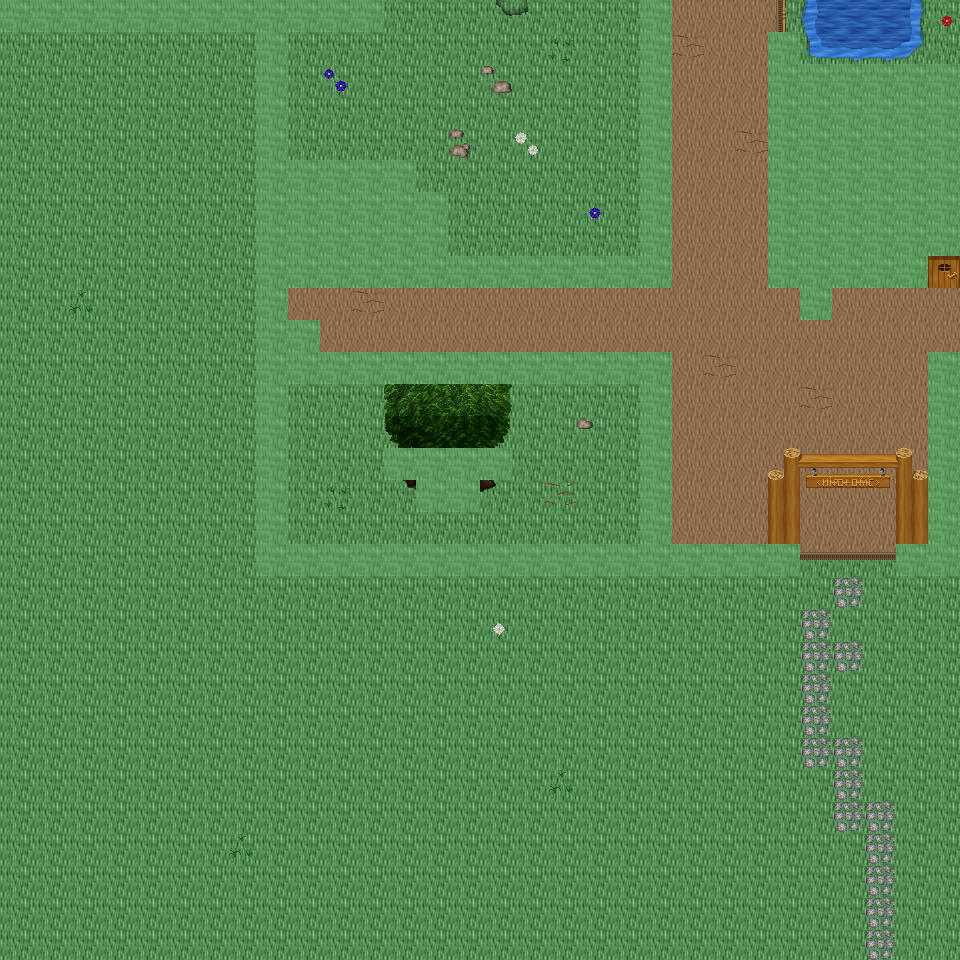

A level layout from a 2D game, rendered from its tile map. Below: a short description, then the map file with tile-grid data replaced by summaries:
An orthogonal 30x30 tile map with 32x32 px tiles, 6 tile layers (Ground, Object, Object2, Above, ...), 43 tilesets and 7 objects (7x mapExit).

<map version="1.0" orientation="orthogonal" renderorder="right-down" width="30" height="30" tilewidth="32" tileheight="32" nextobjectid="8">
  <tileset firstgid="1" name="tileset_ground_ground" tilewidth="32" tileheight="32" tilecount="33" columns="3">
    <image source="../drawable/tileset_ground_ground.png" width="96" height="352" />
  </tileset>
  <tileset firstgid="34" name="tileset_ground_water_water" tilewidth="32" tileheight="32" tilecount="24" columns="3">
    <image source="../drawable/tileset_ground_water_water.png" width="96" height="256" />
  </tileset>
  <tileset firstgid="58" name="tileset_ground_square_patch" tilewidth="32" tileheight="32" tilecount="9" columns="3">
    <image source="../drawable/tileset_ground_square_patch.png" width="96" height="96" />
  </tileset>
  <tileset firstgid="67" name="tileset_building_wall_wall_brown" tilewidth="32" tileheight="32" tilecount="12" columns="3">
    <image source="../drawable/tileset_building_wall_wall_brown.png" width="96" height="128" />
  </tileset>
  <tileset firstgid="79" name="tileset_ground_water_pool_grassy" tilewidth="32" tileheight="32" tilecount="27" columns="9">
    <image source="../drawable/tileset_ground_water_pool_grassy.png" width="288" height="96" />
  </tileset>
  <tileset firstgid="106" name="tileset_ground_ridge_earth_dark" tilewidth="32" tileheight="32" tilecount="96" columns="12">
    <image source="../drawable/tileset_ground_ridge_earth_dark.png" width="384" height="256" />
  </tileset>
  <tileset firstgid="202" name="tileset_plant_grasses" tilewidth="32" tileheight="32" tilecount="6" columns="3">
    <image source="../drawable/tileset_plant_grasses.png" width="96" height="64" />
  </tileset>
  <tileset firstgid="208" name="tileset_plant_flower_daisy_white" tilewidth="32" tileheight="32" tilecount="8" columns="2">
    <image source="../drawable/tileset_plant_flower_daisy_white.png" width="64" height="128" />
  </tileset>
  <tileset firstgid="216" name="tileset_ground_rock_pebbles" tilewidth="32" tileheight="32" tilecount="3" columns="1">
    <image source="../drawable/tileset_ground_rock_pebbles.png" width="32" height="96" />
  </tileset>
  <tileset firstgid="219" name="tileset_ground_rock_rocks_2" tilewidth="32" tileheight="32" tilecount="4" columns="2">
    <image source="../drawable/tileset_ground_rock_rocks_2.png" width="64" height="64" />
  </tileset>
  <tileset firstgid="223" name="tileset_item_pot_pot_grey" tilewidth="32" tileheight="32" tilecount="1" columns="1">
    <image source="../drawable/tileset_item_pot_pot_grey.png" width="32" height="32" />
  </tileset>
  <tileset firstgid="224" name="tileset_plant_bush_bushes" tilewidth="32" tileheight="32" tilecount="10" columns="5">
    <image source="../drawable/tileset_plant_bush_bushes.png" width="160" height="64" />
  </tileset>
  <tileset firstgid="234" name="tileset_ground_ladder_vertical_dark" tilewidth="32" tileheight="32" tilecount="3" columns="3">
    <image source="../drawable/tileset_ground_ladder_vertical_dark.png" width="96" height="32" />
  </tileset>
  <tileset firstgid="237" name="tileset_ground_ladder_horizontal_dark" tilewidth="32" tileheight="32" tilecount="3" columns="1">
    <image source="../drawable/tileset_ground_ladder_horizontal_dark.png" width="32" height="96" />
  </tileset>
  <tileset firstgid="240" name="tileset_plant_flower_daisy_blue" tilewidth="32" tileheight="32" tilecount="8" columns="2">
    <image source="../drawable/tileset_plant_flower_daisy_blue.png" width="64" height="128" />
  </tileset>
  <tileset firstgid="248" name="tileset_ground_grass_edges" tilewidth="32" tileheight="32" tilecount="36" columns="12">
    <image source="../drawable/tileset_ground_grass_edges.png" width="384" height="96" />
  </tileset>
  <tileset firstgid="284" name="tileset_ground_grass_corners" tilewidth="32" tileheight="32" tilecount="24" columns="6">
    <image source="../drawable/tileset_ground_grass_corners.png" width="192" height="128" />
  </tileset>
  <tileset firstgid="308" name="tileset_ground_cobbled_paving" tilewidth="32" tileheight="32" tilecount="1" columns="1">
    <image source="../drawable/tileset_ground_cobbled_paving.png" width="32" height="32" />
  </tileset>
  <tileset firstgid="309" name="tileset_building_door_door_n" tilewidth="32" tileheight="32" tilecount="6" columns="3">
    <image source="../drawable/tileset_building_door_door_n.png" width="96" height="64" />
  </tileset>
  <tileset firstgid="315" name="tileset_building_door_closed" tilewidth="32" tileheight="32" tilecount="1" columns="1">
    <image source="../drawable/tileset_building_door_closed.png" width="32" height="32" />
  </tileset>
  <tileset firstgid="316" name="tileset_building_window_window_right" tilewidth="32" tileheight="32" tilecount="2" columns="2">
    <image source="../drawable/tileset_building_window_window_right.png" width="64" height="32" />
  </tileset>
  <tileset firstgid="318" name="tileset_plant_flower_daisy_red" tilewidth="32" tileheight="32" tilecount="8" columns="2">
    <image source="../drawable/tileset_plant_flower_daisy_red.png" width="64" height="128" />
  </tileset>
  <tileset firstgid="326" name="tileset_building_window_window_long" tilewidth="32" tileheight="32" tilecount="3" columns="3">
    <image source="../drawable/tileset_building_window_window_long.png" width="96" height="32" />
  </tileset>
  <tileset firstgid="329" name="tileset_plant_flower_daisy_yellow" tilewidth="32" tileheight="32" tilecount="8" columns="2">
    <image source="../drawable/tileset_plant_flower_daisy_yellow.png" width="64" height="128" />
  </tileset>
  <tileset firstgid="337" name="tileset_furniture_light_flames" tilewidth="32" tileheight="32" tilecount="6" columns="6">
    <image source="../drawable/tileset_furniture_light_flames.png" width="192" height="32" />
  </tileset>
  <tileset firstgid="343" name="tileset_building_fence_fence_chunky" tilewidth="32" tileheight="32" tilecount="21" columns="3">
    <image source="../drawable/tileset_building_fence_fence_chunky.png" width="96" height="224" />
  </tileset>
  <tileset firstgid="364" name="tileset_plant_tree_tree_green" tilewidth="32" tileheight="32" tilecount="88" columns="8">
    <image source="../drawable/tileset_plant_tree_tree_green.png" width="256" height="352" />
  </tileset>
  <tileset firstgid="452" name="tileset_plant_tree_tree_darkgreen" tilewidth="32" tileheight="32" tilecount="88" columns="8">
    <image source="../drawable/tileset_plant_tree_tree_darkgreen.png" width="256" height="352" />
  </tileset>
  <tileset firstgid="540" name="tileset_item_sign_large" tilewidth="32" tileheight="32" tilecount="15" columns="5">
    <image source="../drawable/tileset_item_sign_large.png" width="160" height="96" />
  </tileset>
  <tileset firstgid="555" name="tileset_ground_ladder_small" tilewidth="32" tileheight="32" tilecount="1" columns="1">
    <image source="../drawable/tileset_ground_ladder_small.png" width="32" height="32" />
  </tileset>
  <tileset firstgid="556" name="tileset_building_roof_blue" tilewidth="32" tileheight="32" tilecount="20" columns="5">
    <image source="../drawable/tileset_building_roof_blue.png" width="160" height="128" />
  </tileset>
  <tileset firstgid="576" name="tileset_building_decoration_chimney" tilewidth="32" tileheight="32" tilecount="2" columns="1">
    <image source="../drawable/tileset_building_decoration_chimney.png" width="32" height="64" />
  </tileset>
  <tileset firstgid="578" name="tileset_logic_creature_gnome" tilewidth="32" tileheight="32" tilecount="6" columns="6">
    <image source="../drawable/tileset_logic_creature_gnome.png" width="192" height="32" />
  </tileset>
  <tileset firstgid="584" name="tileset_logic_creature_rodent" tilewidth="32" tileheight="32" tilecount="8" columns="8">
    <image source="../drawable/tileset_logic_creature_rodent.png" width="256" height="32" />
  </tileset>
  <tileset firstgid="592" name="tileset_logic_creature_animal" tilewidth="32" tileheight="32" tilecount="32" columns="8">
    <image source="../drawable/tileset_logic_creature_animal.png" width="256" height="128" />
  </tileset>
  <tileset firstgid="624" name="tileset_logic_collision" tilewidth="32" tileheight="32" tilecount="1" columns="1">
    <image source="../drawable/tileset_logic_collision.png" width="32" height="32" />
  </tileset>
  <tileset firstgid="625" name="tileset_ground_water_water_corners" tilewidth="32" tileheight="32" tilecount="12" columns="6">
    <image source="../drawable/tileset_ground_water_water_corners.png" width="192" height="64" />
  </tileset>
  <tileset firstgid="637" name="tileset_ground_green_paving" tilewidth="32" tileheight="32" tilecount="18" columns="3">
    <image source="../drawable/tileset_ground_green_paving.png" width="96" height="192" />
  </tileset>
  <tileset firstgid="655" name="tileset_logic_protection" tilewidth="32" tileheight="32" tilecount="2" columns="2">
    <image source="../drawable/tileset_logic_protection.png" width="64" height="32" />
  </tileset>
  <tileset firstgid="657" name="tileset_light_yellow_light_5x5" tilewidth="32" tileheight="32" tilecount="25" columns="5">
    <image source="../drawable/tileset_light_yellow_light_5x5.png" width="160" height="160" />
  </tileset>
  <tileset firstgid="682" name="tileset_furniture_light_small_lamp" tilewidth="32" tileheight="32" tilecount="4" columns="4">
    <image source="../drawable/tileset_furniture_light_small_lamp.png" width="128" height="32" />
  </tileset>
  <tileset firstgid="686" name="tileset_light_door_light" tilewidth="32" tileheight="32" tilecount="12" columns="3">
    <image source="../drawable/tileset_light_door_light.png" width="96" height="128" />
  </tileset>
  <tileset firstgid="698" name="tileset_logic_creature_human_risecia" tilewidth="32" tileheight="32" tilecount="4" columns="4">
    <image source="../drawable/tileset_logic_creature_human_risecia.png" width="128" height="32" />
  </tileset>
  <layer name="Ground" width="30" height="30">
    <data>[900 cells, 900 non-empty, 5 distinct tile ids]</data>
  </layer>
  <layer name="Object" width="30" height="30">
    <data>[900 cells, 139 non-empty, 45 distinct tile ids]</data>
  </layer>
  <layer name="Object2" width="30" height="30">
    <data>[900 cells, 90 non-empty, 15 distinct tile ids]</data>
  </layer>
  <layer name="Above" width="30" height="30">
    <data>[900 cells, 62 non-empty, 35 distinct tile ids]</data>
  </layer>
  <layer name="Above2" width="30" height="30">
    <data>[900 cells, 4 non-empty, 3 distinct tile ids]</data>
  </layer>
  <layer name="Walkable" width="30" height="30">
    <data>[900 cells, 154 non-empty, 1 distinct tile ids]</data>
  </layer>
  <objectgroup name="MapEvents">
    <object id="1" name="north" type="mapExit" x="384" y="0" width="256" height="32">
      <properties>
        <property name="map" value="level_0_x205_y25" />
        <property name="x" value="12" />
        <property name="y" value="28" />
      </properties>
    </object>
    <object id="2" name="north2" type="mapExit" x="672" y="0" width="288" height="32">
      <properties>
        <property name="map" value="level_0_x205_y25" />
        <property name="x" value="21" />
        <property name="y" value="28" />
      </properties>
    </object>
    <object id="3" name="south" type="mapExit" x="0" y="928" width="960" height="32">
      <properties>
        <property name="map" value="level_0_x205_y27" />
        <property name="x" value="0" />
        <property name="y" value="1" />
      </properties>
    </object>
    <object id="4" name="west" type="mapExit" x="0" y="32" width="32" height="928">
      <properties>
        <property name="map" value="level_0_x204_y26" />
        <property name="x" value="28" />
        <property name="y" value="1" />
      </properties>
    </object>
    <object id="5" name="east" type="mapExit" x="928" y="0" width="32" height="64">
      <properties>
        <property name="map" value="level_0_x206_y26" />
        <property name="x" value="1" />
        <property name="y" value="0" />
      </properties>
    </object>
    <object id="6" name="east2" type="mapExit" x="928" y="256" width="32" height="96">
      <properties>
        <property name="map" value="level_0_x206_y26" />
        <property name="x" value="1" />
        <property name="y" value="8" />
      </properties>
    </object>
    <object id="7" name="east3" type="mapExit" x="928" y="576" width="32" height="384">
      <properties>
        <property name="map" value="level_0_x206_y26" />
        <property name="x" value="1" />
        <property name="y" value="18" />
      </properties>
    </object>
  </objectgroup>
</map>
